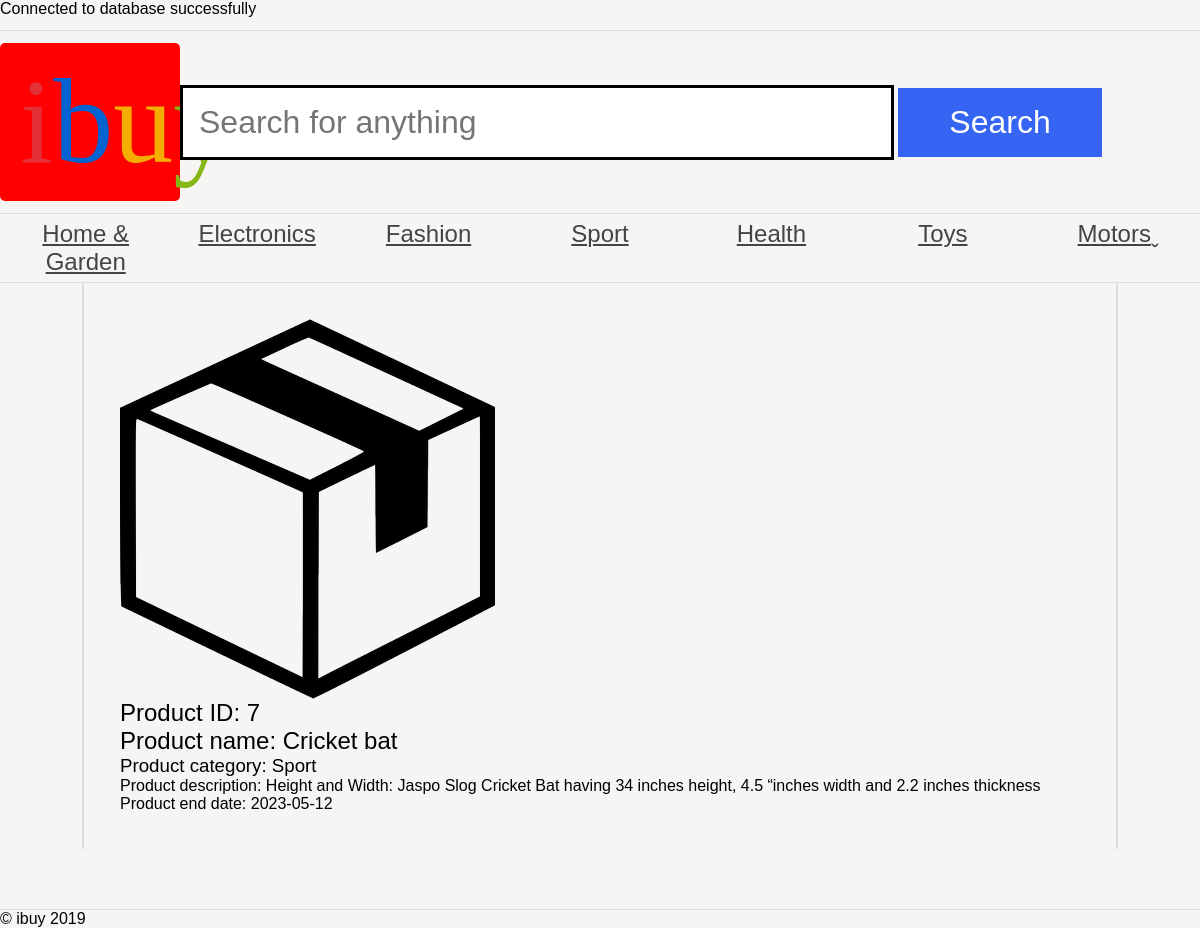
Page /as1/public/sport.php on the committed database.
### tables this page shows
CREATE TABLE `auction` (
  `id` int(11) NOT NULL,
  `title` varchar(255) NOT NULL,
  `description` varchar(255) NOT NULL,
  `category` varchar(255) NOT NULL,
  `enddate` varchar(255) NOT NULL
);

### as1/public/sport.php (the view, shortened to what this page needs)
<?php
    require 'dbcon.php';
    require 'header.php';
    require 'nav.php';
?>
<!DOCTYPE html>
<html lang="en">
<head>
</head>
<main>
<body>
<?php
      $stmt = $pdo->prepare("SELECT * FROM auction WHERE category='Sport'");
      $stmt->execute();
      while($chabi = $stmt->fetch()) {
          echo '<img src="product.png" alt="product name">';
          echo '<article>';
          echo'<h2>'.'Product ID: '.$chabi['id'].'</h2>';
          echo '<h2>Product name: '.$chabi['title'].'</h2>';
          echo '<h3>Product category: '.$chabi['category'].'</h3>';
          echo '<p>Product description: '.$chabi['description'].'</p>';
          echo '<p>Product end date: '.$chabi['enddate'].'</p>';
          echo '</article>';
      }
?>
</body>
</main>
</html>
<?php
    require 'footer.php';
?>

### as1/public/ibuy.css (style rules this page uses)
* { margin: 0; padding: 0; }
body { font-family: 'Oxygen-Regular', sans-serif; background-color: #f6f5f4; max-width: 100vw; overflow-x: hidden; }
h1, h2, h3, h4 { font-weight: normal; }
main { padding: 3vw; display: block; overflow: hidden; width: 80vw; margin: auto; border-left: 2px solid #ddd; border-right: 2px solid #ddd; }

### rows in the picture
auction: id "7", title "Cricket bat", category "Sport", description "Height and Width: Jaspo Slog Cricket Bat having 34 inches height, 4.5 “inches width and 2.2 inches thickness", enddate "2023-05-12"
